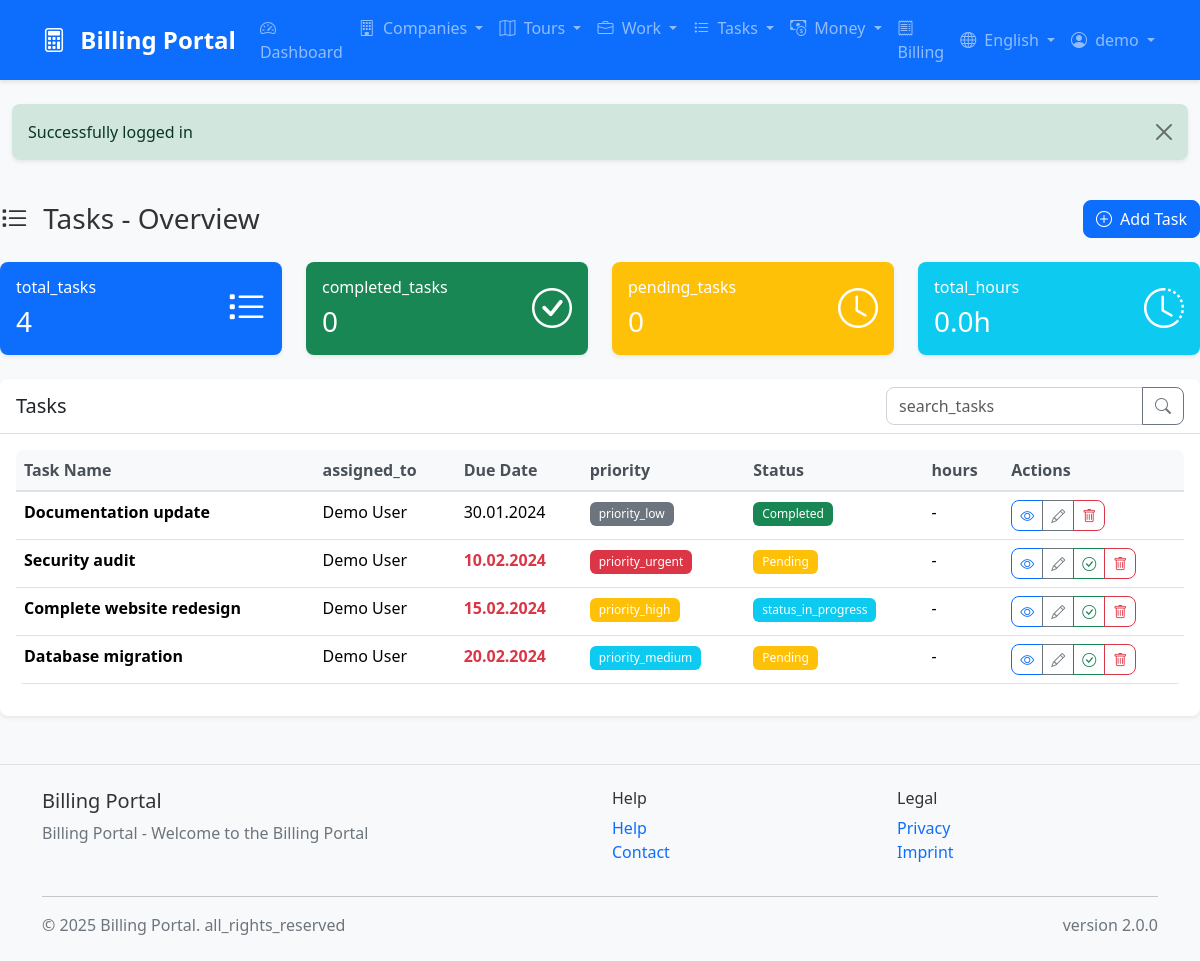
/tasks (signed in), run on the app's committed database.
### tables this page shows
CREATE TABLE tasks (
    id INT AUTO_INCREMENT PRIMARY KEY,
    user_id INT NOT NULL,
    task_name VARCHAR(100) NOT NULL,
    task_description TEXT,
    task_status ENUM('pending', 'in_progress', 'completed', 'cancelled') DEFAULT 'pending',
    task_priority ENUM('low', 'medium', 'high', 'urgent') DEFAULT 'medium',
    task_assigned VARCHAR(100),
    task_due_date DATE,
    task_completed_date DATETIME,
    task_estimated_hours DECIMAL(5,2),
    task_actual_hours DECIMAL(5,2),
    task_rate DECIMAL(10,2),
    task_total DECIMAL(10,2),
    created_at TIMESTAMP DEFAULT CURRENT_TIMESTAMP,
    updated_at TIMESTAMP DEFAULT CURRENT_TIMESTAMP ON UPDATE CURRENT_TIMESTAMP,
    FOREIGN KEY (user_id) REFERENCES users(id) ON DELETE CASCADE,
    INDEX idx_user_id (user_id),
    INDEX idx_task_status (task_status),
    INDEX idx_task_priority (task_priority),
    INDEX idx_task_due_date (task_due_date)
);

### templates/tasks/overview.php (the view, shortened to what the rows shown need)
<?php include __DIR__ . '/../layout/header.php'; ?>
<div class="row">
    <div class="col-12">
        <div class="d-flex justify-content-between align-items-center mb-4">
            <h1 class="h3 mb-0">
                <i class="bi bi-list-task me-2"></i>
                <?= $localization->get('tasks') ?> - <?= $localization->get('overview') ?>
            </h1>
        </div>
    </div>
</div>
<div class="card">
    <div class="card-body">
        <?php if (empty($tasks)): ?>
            <div class="text-center py-5">
                <i class="bi bi-list-task fs-1 text-muted mb-3"></i>
                <h5 class="text-muted"><?= $localization->get('no_tasks') ?></h5>
                <p class="text-muted"><?= $localization->get('no_tasks_description') ?></p>
                <a href="/tasks/add" class="btn btn-primary">
                    <i class="bi bi-plus-circle me-1"></i>
                    <?= $localization->get('add_first_task') ?>
                </a>
            </div>
        <?php else: ?>
            <div class="table-responsive">
                <table class="table table-hover">
                    <thead>
                        <tr>
                            <th><?= $localization->get('task_name') ?></th>
                            <th><?= $localization->get('assigned_to') ?></th>
                            <th><?= $localization->get('due_date') ?></th>
                            <th><?= $localization->get('priority') ?></th>
                            <th><?= $localization->get('status') ?></th>
                            <th><?= $localization->get('hours') ?></th>
                            <th><?= $localization->get('actions') ?></th>
                        </tr>
                    </thead>
                    <tbody>
                        <?php foreach ($tasks as $task): ?>
                            <tr>
                                <td>
                                    <strong><?= htmlspecialchars($task['task_name']) ?></strong>
                                </td>
                                <td><?= htmlspecialchars($task['task_assigned'] ?: $localization->get('unassigned')) ?></td>
                                <td>
                                    <?php
                                    $dueDate = strtotime($task['task_due_date']);
                                    $isOverdue = $dueDate < time() && $task['task_status'] !== 'completed';
                                    ?>
                                    <span class="<?= $isOverdue ? 'text-danger fw-bold' : '' ?>">
                                        <?= date('d.m.Y', $dueDate) ?>
                                    </span>
                                </td>
                                <td>
                                    <?php
                                    $priorityClass = match($task['task_priority']) {
                                        'urgent' => 'bg-danger',
                                        'high' => 'bg-warning',
                                        'medium' => 'bg-info',
                                        'low' => 'bg-secondary',
                                        default => 'bg-secondary'
                                    };
                                    $priorityText = $localization->get('priority_' . $task['task_priority']);
                                    ?>
                                    <span class="badge <?= $priorityClass ?>"><?= $priorityText ?></span>
                                </td>
                                <td>
                                    <?php
                                    $statusClass = match($task['task_status']) {
                                        'pending' => 'bg-warning',
                                        'in_progress' => 'bg-info',
                                        'completed' => 'bg-success',
                                        'cancelled' => 'bg-danger',
                                        default => 'bg-secondary'
                                    };
                                    $statusText = $localization->get('status_' . $task['task_status']);
                                    ?>
                                    <span class="badge <?= $statusClass ?>"><?= $statusText ?></span>
                                </td>
                                <td>
                                    <?= $task['task_actual_hours'] ? number_format($task['task_actual_hours'], 1) . 'h' : '-' ?>
                                </td>
                                <td>
                                    <div class="btn-group btn-group-sm" role="group">
                                        <a href="/tasks/view/<?= $task['id'] ?>"
                                           class="btn btn-outline-primary"
                                           title="<?= $localization->get('view') ?>">
                                            <i class="bi bi-eye"></i>
                                        </a>
                                        <a href="/tasks/edit/<?= $task['id'] ?>"
                                           class="btn btn-outline-secondary"
                                           title="<?= $localization->get('edit') ?>">
                                            <i class="bi bi-pencil"></i>
                                        </a>
                                        <?php if ($task['task_status'] !== 'completed'): ?>
                                            <a href="/tasks/complete/<?= $task['id'] ?>"
                                               class="btn btn-outline-success"
                                               title="<?= $localization->get('mark_completed') ?>"
                                               onclick="return confirm('<?= $localization->get('confirm_mark_completed') ?>')">
                                                <i class="bi bi-check-circle"></i>
                                            </a>
                                        <?php endif; ?>
                                        <button type="button"
                                                class="btn btn-outline-danger"
                                                title="<?= $localization->get('delete') ?>"
                                                onclick="deleteTask(<?= $task['id'] ?>)">
                                            <i class="bi bi-trash"></i>
                                        </button>
                                    </div>
                                </td>
                            </tr>
                        <?php endforeach; ?>
                    </tbody>
                </table>
            </div>
        <?php endif; ?>
    </div>
</div>
<?php include __DIR__ . '/../layout/footer.php'; ?>

### data on the page
tasks: task_name "Documentation update", task_assigned "Demo User", task_due_date "30.01.2024", task_priority "priority_low", task_status "Completed"
tasks: task_name "Security audit", task_assigned "Demo User", task_due_date "10.02.2024", task_priority "priority_urgent", task_status "Pending"
tasks: task_name "Complete website redesign", task_assigned "Demo User", task_due_date "15.02.2024", task_priority "priority_high", task_status "status_in_progress"
tasks: task_name "Database migration", task_assigned "Demo User", task_due_date "20.02.2024", task_priority "priority_medium", task_status "Pending"

### other printed values
$localization->get('app_name') "Billing Portal"
$localization->get('nav_dashboard') "Dashboard"
$localization->get('nav_company') "Companies"
$localization->get('nav_tours') "Tours"
$localization->get('nav_work') "Work"
$localization->get('nav_tasks') "Tasks"
$localization->get('nav_money') "Money"
$localization->get('nav_billing') "Billing"
$localization->getLocaleName($locale) "English"
$session->getUsername() "demo"
$session->getFlash('success') "Successfully logged in"
$localization->get('tasks') "Tasks"
$localization->get('overview') "Overview"
$localization->get('add') "Add"
$localization->get('task') "Task"
